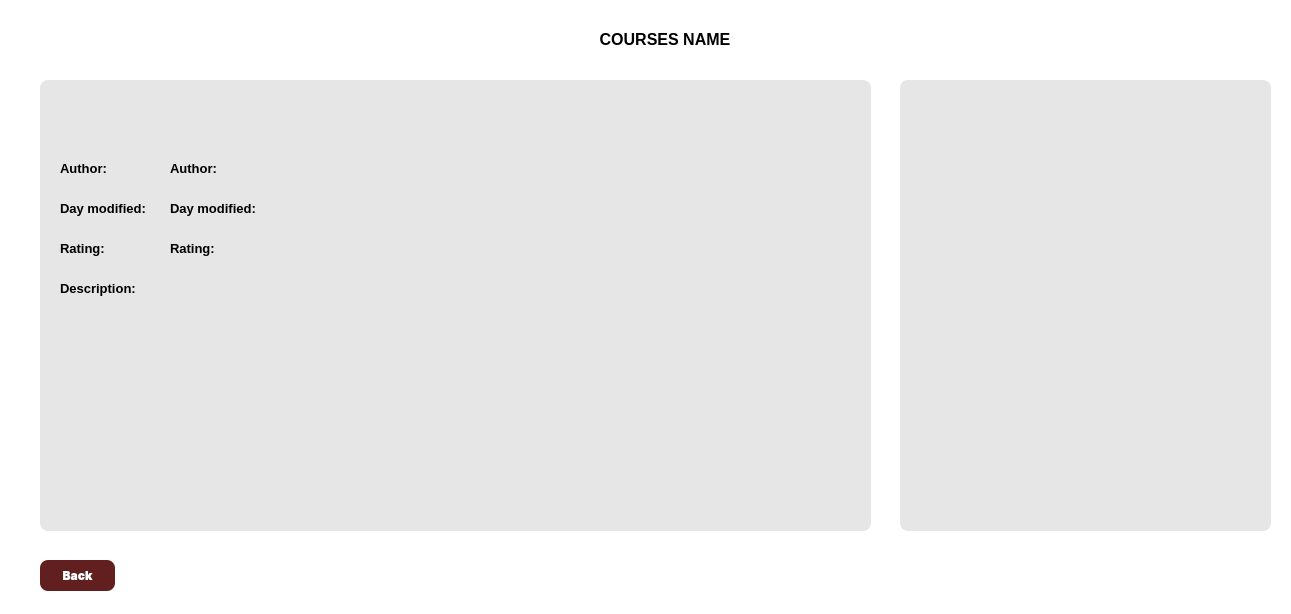
<?xml version="1.0" encoding="UTF-8"?>
<ui version="4.0">
 <class>CourseUI</class>
 <widget class="QWidget" name="CourseUI">
  <property name="windowModality">
   <enum>Qt::ApplicationModal</enum>
  </property>
  <property name="geometry">
   <rect>
    <x>0</x>
    <y>0</y>
    <width>1291</width>
    <height>614</height>
   </rect>
  </property>
  <property name="windowTitle">
   <string>Form</string>
  </property>
  <property name="styleSheet">
   <string notr="true">background-color: #fff;</string>
  </property>
  <widget class="QPushButton" name="pushButton">
   <property name="geometry">
    <rect>
     <x>40</x>
     <y>560</y>
     <width>75</width>
     <height>31</height>
    </rect>
   </property>
   <property name="styleSheet">
    <string notr="true"> QPushButton {
   background-color: rgb(97, 31, 31);
   border-radius: 8px;  
   color: #fff;
   font-family: Inter,sans-serif;
   font-size: 1.2rem;
   font-weight: 700;
   line-height: 1;
   margin: 0;
   outline: none;
   padding: 1rem 1.2rem;
   text-align: center;
   text-decoration: none;
   white-space: nowrap;
   border: 0;
 }
QPushButton:hover:!pressed
{
  background-color: rgb(100, 30, 30);
}
 QPushButton:hover {
     background-color: rgb(147, 81, 81);
 }</string>
   </property>
   <property name="text">
    <string>Back</string>
   </property>
  </widget>
  <widget class="QLabel" name="courseName">
   <property name="geometry">
    <rect>
     <x>600</x>
     <y>30</y>
     <width>130</width>
     <height>19</height>
    </rect>
   </property>
   <property name="font">
    <font>
     <pointsize>12</pointsize>
     <weight>75</weight>
     <bold>true</bold>
    </font>
   </property>
   <property name="text">
    <string>COURSES NAME</string>
   </property>
   <property name="alignment">
    <set>Qt::AlignCenter</set>
   </property>
  </widget>
  <widget class="QFrame" name="testFrame">
   <property name="geometry">
    <rect>
     <x>900</x>
     <y>80</y>
     <width>371</width>
     <height>451</height>
    </rect>
   </property>
   <property name="styleSheet">
    <string notr="true">QFrame {
	background-color: rgba(230, 230, 230, 255);
	border-radius: 8px;
}

QTextEdit {
	background-color: rgba(0, 0, 0, 0);
	border: 0px;
}
</string>
   </property>
   <property name="frameShape">
    <enum>QFrame::StyledPanel</enum>
   </property>
   <property name="frameShadow">
    <enum>QFrame::Raised</enum>
   </property>
  </widget>
  <widget class="QFrame" name="inforFrame">
   <property name="geometry">
    <rect>
     <x>40</x>
     <y>80</y>
     <width>831</width>
     <height>451</height>
    </rect>
   </property>
   <property name="styleSheet">
    <string notr="true">QFrame {
	background-color: rgba(230, 230, 230, 255);
	border-radius: 8px;
}</string>
   </property>
   <property name="frameShape">
    <enum>QFrame::StyledPanel</enum>
   </property>
   <property name="frameShadow">
    <enum>QFrame::Raised</enum>
   </property>
   <widget class="QLabel" name="label_2">
    <property name="geometry">
     <rect>
      <x>20</x>
      <y>80</y>
      <width>71</width>
      <height>16</height>
     </rect>
    </property>
    <property name="font">
     <font>
      <pointsize>10</pointsize>
      <weight>75</weight>
      <bold>true</bold>
     </font>
    </property>
    <property name="text">
     <string>Author:</string>
    </property>
   </widget>
   <widget class="QLabel" name="label_3">
    <property name="geometry">
     <rect>
      <x>20</x>
      <y>120</y>
      <width>91</width>
      <height>16</height>
     </rect>
    </property>
    <property name="font">
     <font>
      <pointsize>10</pointsize>
      <weight>75</weight>
      <bold>true</bold>
     </font>
    </property>
    <property name="text">
     <string>Day modified:</string>
    </property>
   </widget>
   <widget class="QLabel" name="label_4">
    <property name="geometry">
     <rect>
      <x>20</x>
      <y>160</y>
      <width>91</width>
      <height>16</height>
     </rect>
    </property>
    <property name="font">
     <font>
      <pointsize>10</pointsize>
      <weight>75</weight>
      <bold>true</bold>
     </font>
    </property>
    <property name="text">
     <string>Rating:</string>
    </property>
   </widget>
   <widget class="QLabel" name="label_5">
    <property name="geometry">
     <rect>
      <x>20</x>
      <y>200</y>
      <width>91</width>
      <height>16</height>
     </rect>
    </property>
    <property name="font">
     <font>
      <pointsize>10</pointsize>
      <weight>75</weight>
      <bold>true</bold>
     </font>
    </property>
    <property name="text">
     <string>Description:</string>
    </property>
   </widget>
   <widget class="QTextEdit" name="descriptionTxtBox">
    <property name="geometry">
     <rect>
      <x>130</x>
      <y>200</y>
      <width>631</width>
      <height>221</height>
     </rect>
    </property>
    <property name="font">
     <font>
      <weight>75</weight>
      <bold>true</bold>
     </font>
    </property>
    <property name="styleSheet">
     <string notr="true"/>
    </property>
   </widget>
   <widget class="QLabel" name="dayModifyLbl">
    <property name="geometry">
     <rect>
      <x>130</x>
      <y>120</y>
      <width>561</width>
      <height>16</height>
     </rect>
    </property>
    <property name="font">
     <font>
      <pointsize>10</pointsize>
      <weight>75</weight>
      <bold>true</bold>
     </font>
    </property>
    <property name="text">
     <string>Day modified:</string>
    </property>
   </widget>
   <widget class="QLabel" name="ratingLbl">
    <property name="geometry">
     <rect>
      <x>130</x>
      <y>160</y>
      <width>561</width>
      <height>16</height>
     </rect>
    </property>
    <property name="font">
     <font>
      <pointsize>10</pointsize>
      <weight>75</weight>
      <bold>true</bold>
     </font>
    </property>
    <property name="text">
     <string>Rating:</string>
    </property>
   </widget>
   <widget class="QLabel" name="authorLbl">
    <property name="geometry">
     <rect>
      <x>130</x>
      <y>80</y>
      <width>561</width>
      <height>16</height>
     </rect>
    </property>
    <property name="font">
     <font>
      <pointsize>10</pointsize>
      <weight>75</weight>
      <bold>true</bold>
     </font>
    </property>
    <property name="text">
     <string>Author:</string>
    </property>
   </widget>
  </widget>
 </widget>
 <tabstops>
  <tabstop>pushButton</tabstop>
 </tabstops>
 <resources/>
 <connections/>
</ui>
